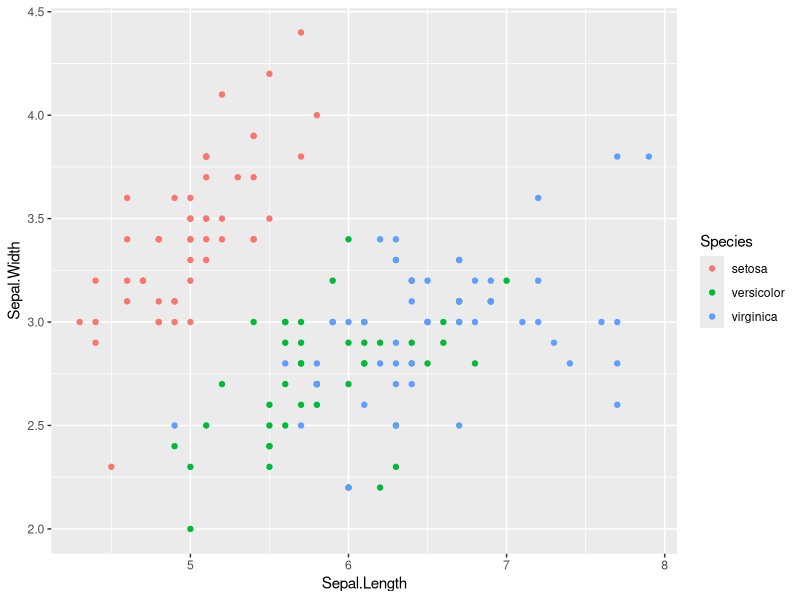
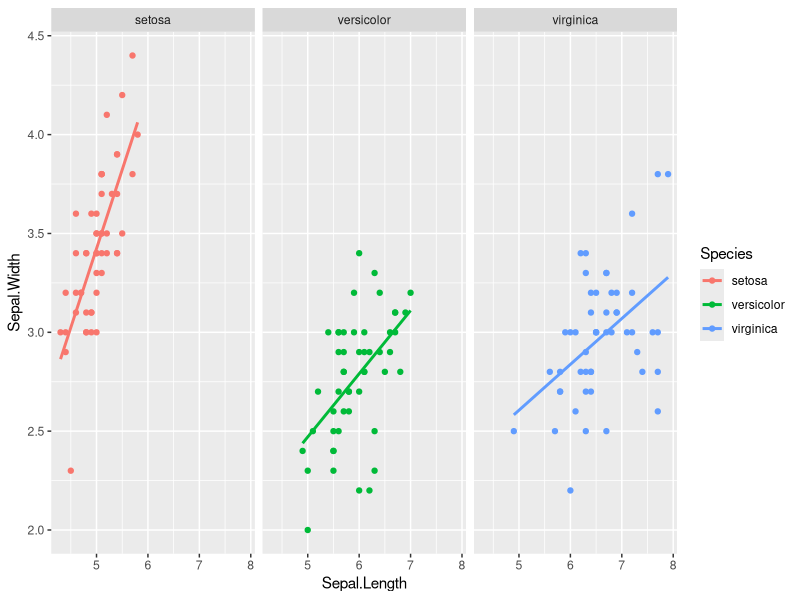
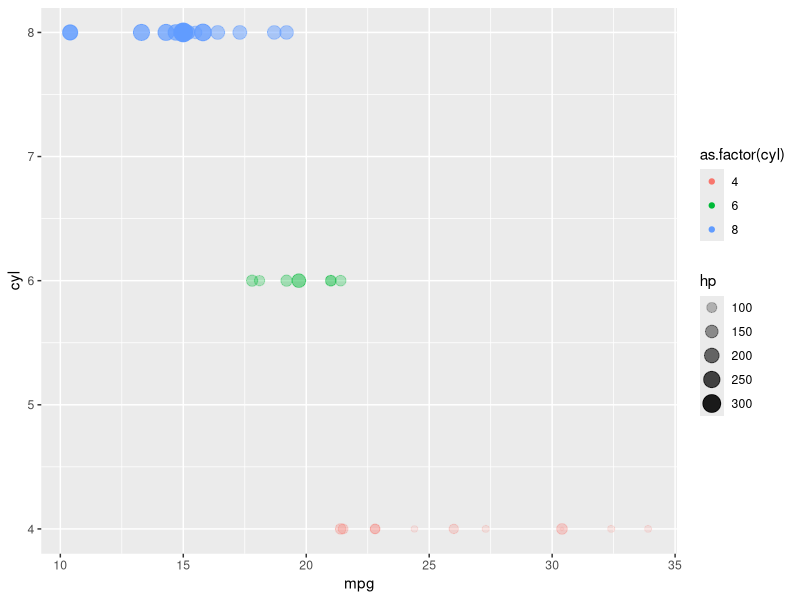
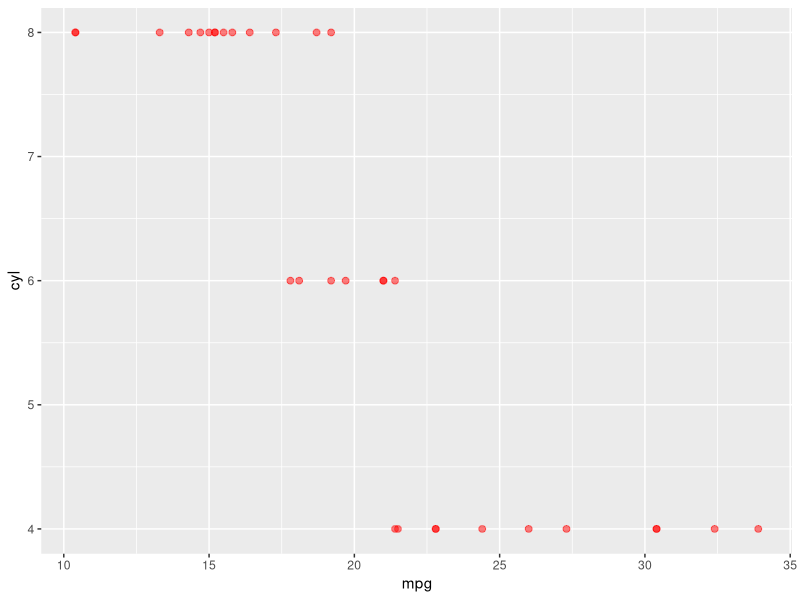
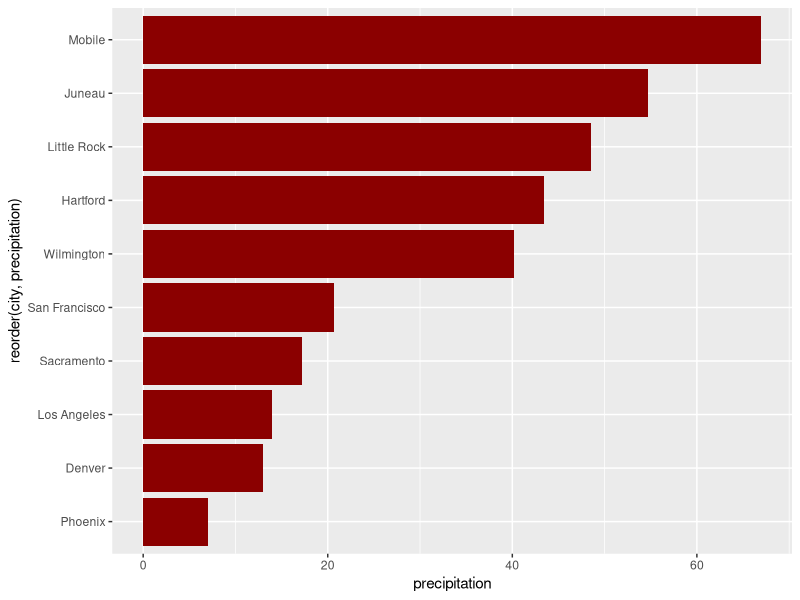
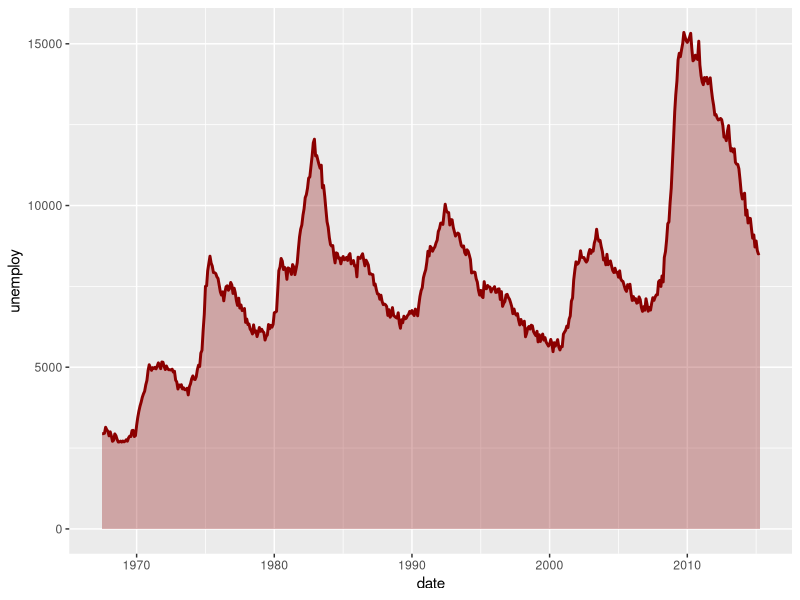
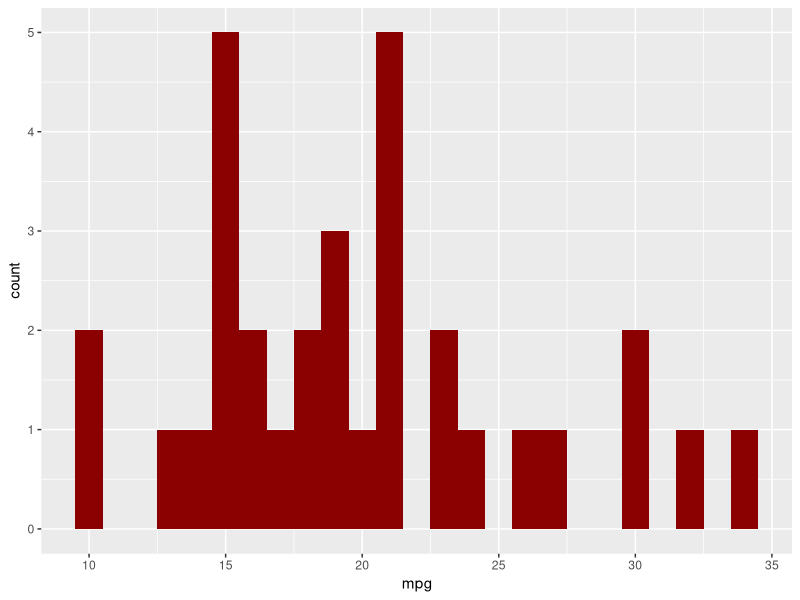

The R script that drew these images, in order: (Note: this script raises an error after producing the figures.)
## ---- chunk 1
library(ggplot2) #завантаження бібліотеки
data("iris") #завантаження датасету
## ---- chunk 2
head(iris)
## ---- chunk 3
ggplot(iris, aes(x=Sepal.Length, 
                 y=Sepal.Width, 
                 color = Species))+
      geom_point()
## ---- chunk 4
ggplot(iris, aes(x=Sepal.Length, 
                 y=Sepal.Width, 
                 color = Species))+
      geom_point()+
      geom_smooth(method = "lm", se = FALSE)+
      facet_wrap(~Species)
## ---- chunk 5
head(mtcars)
## ---- chunk 6
ggplot(mtcars, aes(mpg, cyl, 
                   color=as.factor(cyl),
                   size=hp,
                   alpha=hp))+
      geom_point()
## ---- chunk 7
ggplot(mtcars, aes(mpg, cyl))+
      geom_point(color="red",
                 size=2,
                 alpha=0.5)
## ---- chunk 8
library(datasets)
data("precip")
prcp <- data.frame(city = as.character(names(precip)), 
                   precipitation = (unname(precip)))
## ---- chunk 9
ggplot(head(prcp, 10))+
      geom_bar(aes(reorder(city, precipitation), 
                   precipitation), 
               stat="identity",
               fill="darkred")+
      coord_flip()
## ---- chunk 10
data("economics")
head(economics)
## ---- chunk 11
ggplot(economics)+
      geom_area(aes(date, unemploy), 
                stat="identity", 
                fill="darkred", 
                alpha=0.3)+
      geom_line(aes(date, unemploy),
                size=1,
                color="darkred")
## ---- chunk 12
data("mtcars")
head(mtcars)
## ---- chunk 13
ggplot(mtcars)+
      geom_histogram(aes(mpg),
                     binwidth = 1,
                     fill="darkred")
## ---- chunk 14
require(raster)
ukraine <- getData(name = "GADM", country = "UKR", level=1)
ukraine <- fortify(ukraine)
## ---- chunk 15
ggplot(ukraine)+
      geom_polygon(aes(long, lat, group=group),
                   fill= "grey",
                   color="white",
                   alpha=0.6)+
      coord_map()+
      ggthemes::theme_map()
## ---- chunk 16
data("presidential")
head(presidential)
## ---- chunk 17
ggplot(presidential) +
      geom_linerange(aes(x=reorder(name, end), 
                         ymin=start, 
                         ymax=end, 
                         color=party),
                     size=4) +
      coord_flip()+
      scale_color_brewer(type="qual")+
      scale_y_date(date_breaks = "5 years", date_labels = "%Y")+
      xlab("Президент")+
      ylab("Роки правління")+
      guides(color=guide_legend(title="Партія"))+
      theme_bw()+
      theme(text = element_text(family = "Open Sans", size=10))
## ---- chunk 18
ggplot(presidential) +
      geom_linerange(aes(x="Президент", 
                         ymin=start, 
                         ymax=end, 
                         color=party),
                     size=10) +
      geom_text(aes(x="Президент", y=start, label=name), size=2, hjust = 0)+
      coord_flip()+
      scale_color_brewer(type="qual")+
      scale_y_date(date_breaks = "5 years", date_labels = "%Y")+
      guides(color=guide_legend(title="Партія"))+
      theme_bw()+
      theme(axis.title = element_blank(),
            text = element_text(family = "Open Sans", size=10))
